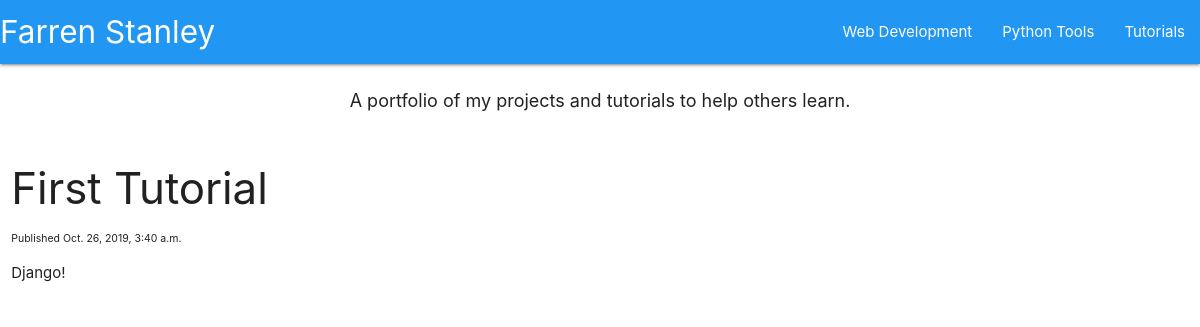
The app's page /django-portfolio with its own data.
### main/models.py (models this page shows, shortened)
class Tutorial(models.Model):
    tutorial_title = models.CharField(max_length=200)
    tutorial_content = models.TextField()
    tutorial_published = models.DateTimeField('date published')
    tutorial_series = models.ForeignKey(TutorialSeries, default=1, verbose_name="Series", on_delete=models.SET_DEFAULT)
    tutorial_slug = models.CharField(max_length=200, default=1)

### main/views.py (the view, shortened to what this page needs)
# urls.py: path("<single_slug>", views.single_slug, name="single_slug")
def single_slug(request, single_slug):
    categories = [c.category_slug for c in TutorialCategory.objects.all()]
    tutorials = [t.tutorial_slug for t in Tutorial.objects.all()]
    if single_slug in tutorials:
        this_tutorial = Tutorial.objects.get(tutorial_slug=single_slug)
        return render(request=request,
                      template_name='main/tutorial.html',
                      context={"tutorial": this_tutorial})
    return HttpResponse(f"'{single_slug}' does not correspond to anything we know of!")

### main/templates/main/tutorial.html
{% extends 'main/header.html' %}
{% block content %}
    <div class="row">
        <div class="col s12, m8, l8">
            <h3>{{tutorial.tutorial_title}}</h3>
            <p style="font-size:70%">Published {{tutorial.tutorial_published}}</p>
            {{tutorial.tutorial_content|safe}}
        </div>
    </div>
{% endblock %}

### records on screen
Tutorial: tutorial_title "First Tutorial", tutorial_published "Oct. 26, 2019, 3:40 a.m.", tutorial_content "Django!"
